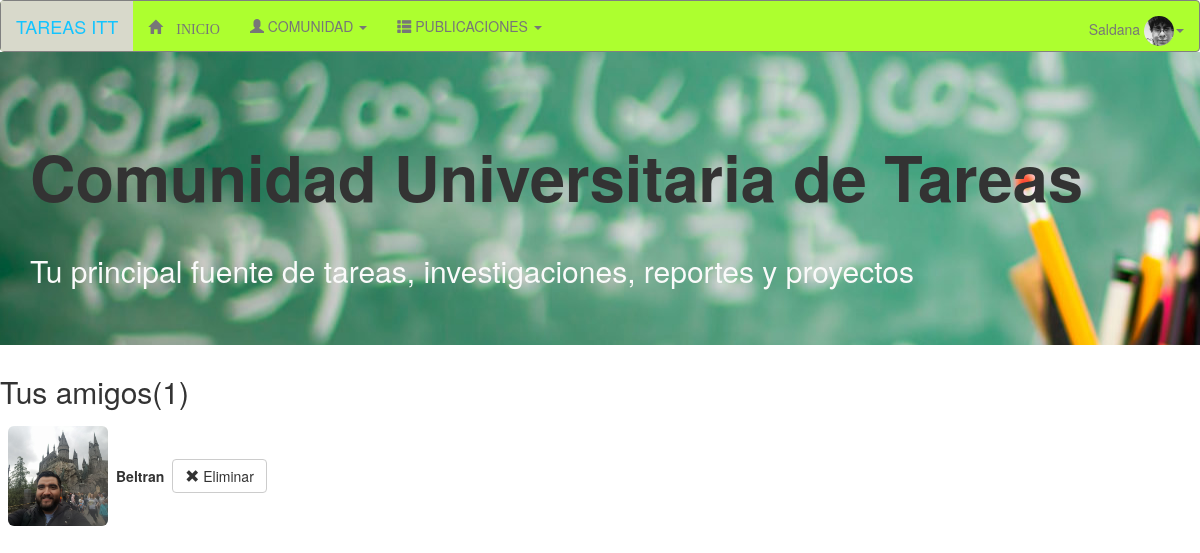
/friend_list/ (signed in), run on the app's committed database.
### home/models.py (models this page shows, shortened)
class Perfil(models.Model):
	user_perfil = models.OneToOneField(User)
	email = models.EmailField()
	image = models.ImageField(upload_to='perfil_Usuario/', blank=True, null=True, default='../static/user.png')
	friends = models.ManyToManyField("self", blank=True)

### home/views.py (the view)
# urls.py: url(r'^friend_list/$', Friend_List.as_view(), name='friend_list'),
class Friend_List(ListView):
	model = Perfil
	template_name = 'home/list_friends.html'
	def get_context_data(self, **kwargs):
		context = super(Friend_List, self).get_context_data(**kwargs)
		user = User.objects.get(username=self.request.user.username)
		context['object_list'] = Perfil.objects.filter(user_perfil=user)
		return context

### home/processors.py (called while the page is built)
def user_image(request):
	try:
		img=None
		user = request.user
		up=Perfil.objects.get(user_perfil=user)
		img='http://localhost:8000/media/%s'%up.image
	except:
		img = 'http://127.0.0.1:8000/static/media/user.png'
	return img

def myprocessors(request):
	get_version_django = django.get_version()
	get_version_python = sys.version
	dic = { 'get_image_profile':user_image(request), 'django_version': get_version_django, 'python_version' : get_version_python}
	return dic

### home/templates/home/list_friends.html (shortened to what this page needs)
{% extends 'home/base.html'%}
{% block content %}
{% for item in object_list%}
<h2>Tus amigos({{item.friends.count}})</h2>
<table id="TableForm" class="TableForm pure-form pure-form-aligned">
	{% for p in item.friends.all %}
	<tr>
		<td><img src="http://127.0.0.1:8000/media/{{p.image}}" width="100px" height="100px" class="img-rounded"></td>
		<th>{{ p.user_perfil }}</th>
		<th><a  href="/delete_friend/{{item.pk}}/{{p.pk}}/" role="button" class="btn btn-default">
		<span class="glyphicon glyphicon-remove"></span> Eliminar</a></th>
	</tr>
	{% endfor %}
{% endfor %}
</table>
{% endblock content%}

### home/templates/home/base.html (shortened to what this page needs)
{% load staticfiles %}
<!DOCTYPE html>
<html>
<head>
<link href="{% static 'bootstrap/css/bootstrap.min.css' %}"rel="stylesheet" media="screen">
<link rel="stylesheet" href="{% static 'bootstrap/css/blog.css' %}">
<link rel="stylesheet" href="/static/pure-release-0.6.0/pure-min.css">
</head>
<body>
{% if user.is_authenticated %}
<nav class="navbar navbar-default">
  <div class="container-fluid">
    <div class="navbar-header">
      <a class="navbar-brand">TAREAS ITT</a>
    </div>
    <ul class="nav navbar-nav">
      <li><a class="glyphicon glyphicon-home" href="{% url 'login' %}"> INICIO</a></li>
      <ul class="nav navbar-nav">
        <li class="dropdown">
        <a class="dropdown-toggle" data-toggle="dropdown"><span class="glyphicon glyphicon-user"></span> COMUNIDAD <span class="caret"></span></a>
        </li>
      </ul>
      <ul class="nav navbar-nav">
        <li class="dropdown">
        <a class="dropdown-toggle" data-toggle="dropdown"><span class="glyphicon glyphicon-th-list"></span> PUBLICACIONES <span class="caret"></span></a>
        </li>
      </ul>
    </ul>
    <ul class="nav navbar-nav navbar-right">
    <li class="dropdown">
        <a class="dropdown-toggle" data-toggle="dropdown">{{user.username}} <img src="{{ get_image_profile }}" width="30px" height="30px"  class="img-circle" ><span class="caret"></span></a>
    </li>
    </ul>
  </div>
</nav>
{% endif %}
<div class="bg">
  <div class="jumbotron">
    <div class="container">
                <h1>Comunidad Universitaria de Tareas</h1>
                <h2 style="color:#FAFAFA;">Tu principal fuente de tareas, investigaciones, reportes y proyectos</h2>
      </div>
   </div>
</div>
</body>
</html>
{% block content %}
{% endblock %}

### static/pure-release-0.6.0/pure-min.css (style rules this page uses)
html { font-family:sans-serif;-ms-text-size-adjust:100%;-webkit-text-size-adjust:100% }
body { margin:0 }
article,aside,details,figcaption,figure,footer,header,hgroup,main,menu,nav,section,summary { display:block }
a { background-color:transparent }
h1 { font-size:2em;margin:.67em 0 }
img { border:0 }
table { border-collapse:collapse;border-spacing:0 }
td,th { padding:0 }

### data on the page
Perfil: friends.count "1"
Perfil: image (picture), user_perfil "Beltran"

### other printed values
{{ user.username }} "Saldana"
